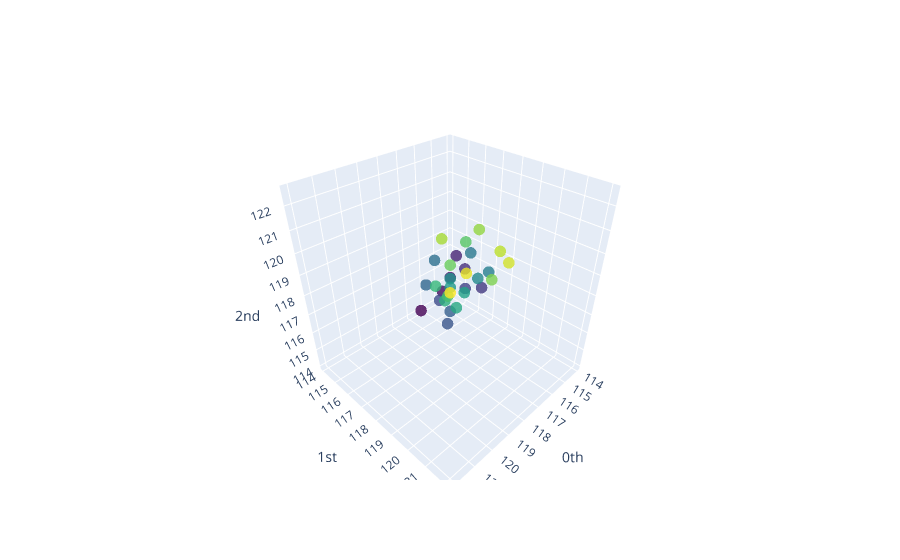

Notebook code for this chart:
### Markdown cell above
Now that we have our point clouds, let's visualise one of them:

### Code cell
window_num = 42
point_cloud = price_embedded_windows[window_num][:, :3]
plot_point_cloud(point_cloud)

### Figure 1 — Plotly figure (JSON) as saved in the notebook; plotly's stock layout.template omitted (floating-point values rounded to 4 significant figures)
{"data": [{"marker": {"color": [0, 1, 2, 3, 4, 5, 6, 7, 8, 9, 10, 11, 12, 13, 14, 15, 16, 17, 18, 19, 20, 21, 22, 23, 24, 25, 26, 27, 28, 29, 30], "colorscale": [[0, "#440154"], [0.1111, "#482878"], [0.2222, "#3e4989"], [0.3333, "#31688e"], [0.4444, "#26828e"], [0.5556, "#1f9e89"], [0.6667, "#35b779"], [0.7778, "#6ece58"], [0.8889, "#b5de2b"], [1, "#fde725"]], "opacity": 0.8, "size": 4}, "mode": "markers", "type": "scatter3d", "x": [116.3, 114.7, 114.1, 114.1, 114.1, 114.5, 115.1, 116.7, 116.2, 116, 116, 116, 114.2, 114.9, 115.7, 117.5, 117.5, 117.5, 117.5, 118.3, 117.8, 118.0, 116.9, 117.8, 117.8, 117.8, 120.0, 119.3, 119.6, 121.4, 122.0], "y": [114.1, 114.1, 114.1, 114.5, 115.1, 116.7, 116.2, 116, 116, 116, 114.2, 114.9, 115.7, 117.5, 117.5, 117.5, 117.5, 118.3, 117.8, 118.0, 116.9, 117.8, 117.8, 117.8, 120.0, 119.3, 119.6, 121.4, 122.0, 122.0, 122.0], "z": [114.1, 114.5, 115.1, 116.7, 116.2, 116, 116, 116, 114.2, 114.9, 115.7, 117.5, 117.5, 117.5, 117.5, 118.3, 117.8, 118.0, 116.9, 117.8, 117.8, 117.8, 120.0, 119.3, 119.6, 121.4, 122.0, 122.0, 122.0, 122.5, 122.2]}], "layout": {"scene": {"xaxis": {"exponentformat": "e", "showexponent": "all", "title": {"text": "0th"}, "type": "linear"}, "yaxis": {"exponentformat": "e", "showexponent": "all", "title": {"text": "1st"}, "type": "linear"}, "zaxis": {"exponentformat": "e", "showexponent": "all", "title": {"text": "2nd"}, "type": "linear"}}}}
